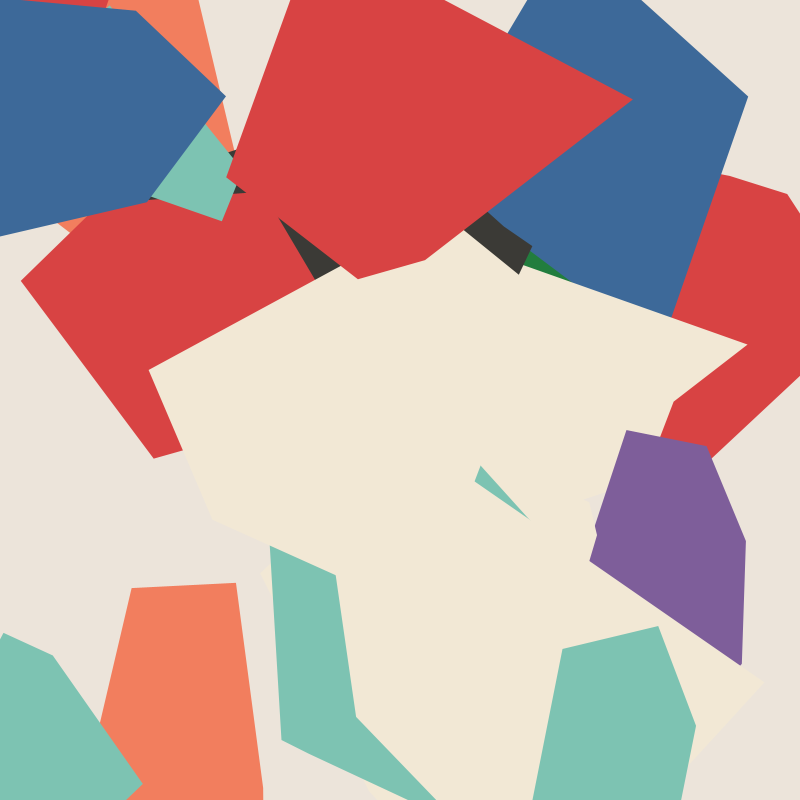
Frame 1 (no input)
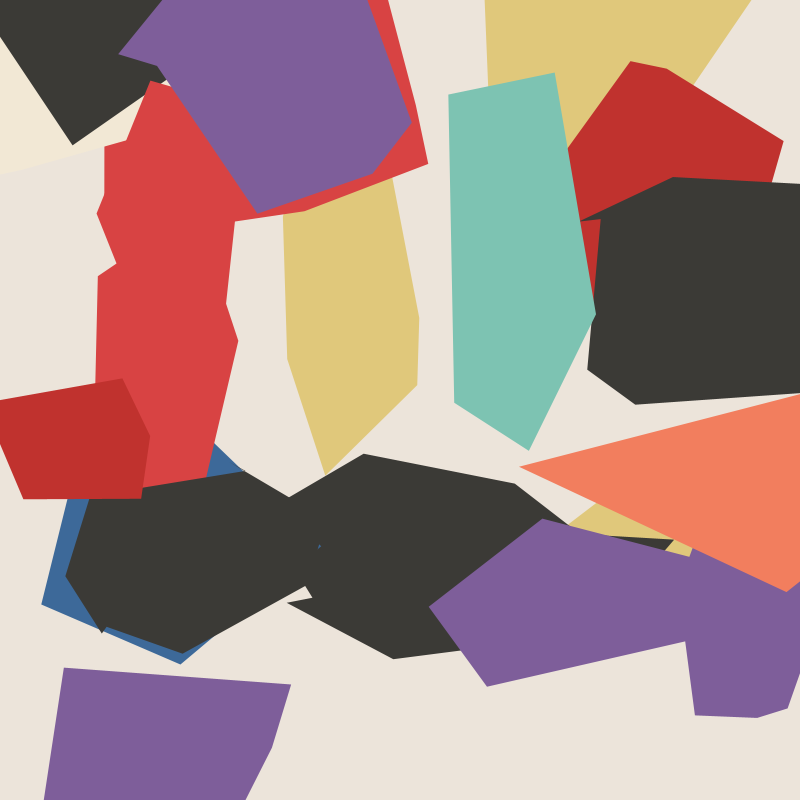
Frame 2 (the mouse pressed at the canvas centre, redrawn once)

The Processing sketch that drew these frames (run headless with seeded random() and noise(); the mouse was pressed at the canvas centre and the sketch redrawn once):

// Processing sketch: paintObj
// ── paintObj.pde
int numShapes = 20;
color[] palette;

void setup(){
  size(800,800);
  palette = new color[]{
    #3D6999, #D84343, #E0C87B, #227D3E, #7DC3B2, #C0322E, #F27E5E, #7E5E9A, #3B3A36, #F2E8D5
  };
  noLoop();
}

void draw(){
  background(#ECE4DA);
  for(int i = 0; i < numShapes; i++){
    drawAbstractShape();
  }
}

void drawAbstractShape(){
  int x = int(random(width));
  int y = int(random(height));
  int w = int(random(100, 300));
  int h = int(random(100, 300));
  int points = int(random(4, 10));
  color c = palette[int(random(palette.length))];
  fill(c);
  noStroke();
  beginShape();
  for(int i = 0; i < points; i++){
    float angle = map(i, 0, points, 0, TWO_PI) + random(-0.5, 0.5);
    float px = x + cos(angle) * w * random(0.5, 1.0);
    float py = y + sin(angle) * h * random(0.5, 1.0);
    vertex(px, py);
  }
  endShape(CLOSE);
}
